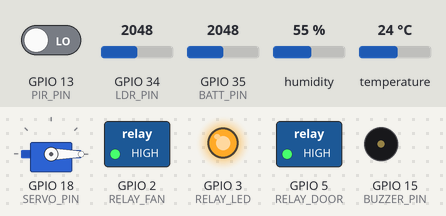
Bench run of a sketch on a simulated ESP32. Shown: servo, switched loads named in the sketch (green lamp = pin HIGH), output pins drawn as LEDs (lit = HIGH), buzzer (waves = sounding, pin HIGH). Inputs (shaded band) come from the test bench; at power-on: temperature 24 °C, GPIO 34 (LDR_PIN) = 2048, GPIO 13 (PIR_PIN) LOW, GPIO 35 (BATT_PIN) = 2048, humidity 55 %. WiFi joins after 1.5 s; servers stay silent unless stated; uploads are accepted with an empty reply; random numbers use the default seed unless the sketch sets one; no MQTT or app messages arrive unless stated; what the sketch prints to the serial monitor is not drawn.

Above: at 4.8 s.
4.9 s: temperature set to 27.6 °C
11.2 s: temperature set to 28.5 °C
At 15.8 s:
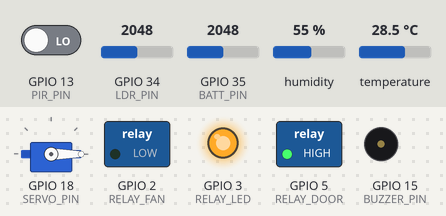
16.5 s: GPIO 34 (LDR_PIN) set to 758
21.2 s: GPIO 34 (LDR_PIN) set to 668
At 26.2 s:
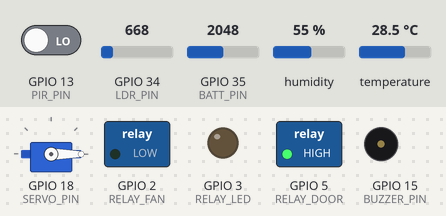
Timing chart, 0 to 27.7 s (numbered marks = the images above; inputs shaded):
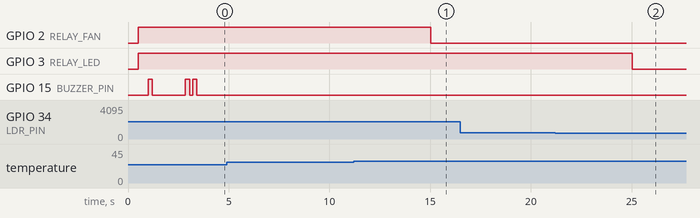

Measured:
- the behaviour switches between 28 and 28.1 °C on temperature (found by bisection; images 0 and 1)
- the behaviour switches between 700 and 699 on GPIO 34 (LDR_PIN) (found by bisection; images 1 and 2)
- after the input at 4.9 s, every drawn part: stays the same
- after the input at 11.2 s, GPIO 2 (RELAY_FAN): HIGH → LOW after 3.8 s
- after the input at 16.5 s, every drawn part: stays the same
- after the input at 21.2 s, GPIO 3 (RELAY_LED): HIGH → LOW after 3.8 s

The sketch:

sketch_solarguard_v3.ino
```cpp
#include <WiFi.h>
#include <HTTPClient.h>
#include <WiFiClientSecure.h>
#include <PubSubClient.h>
#include <ArduinoJson.h>
#include <DHT.h>
#include <ESP32Servo.h>


const char* WIFI_SSID     = "Shoaib";
const char* WIFI_PASSWORD = "*************";


const char* FIREBASE_HOST = "solar-guard-5d63b-default-rtdb.asia-southeast1.firebasedatabase.app";
const char* FIREBASE_AUTH = "AIzaSyDfv4EtEjGYlhd3X7wu-C0PXbAS2dk1ygk";


const char* MQTT_SERVER   = "broker.hivemq.com";
const int   MQTT_PORT     = 1883;
const char* MQTT_TOPIC_SENSORS  = "solarguard/sensors";
const char* MQTT_TOPIC_CONTROL  = "solarguard/control";
const char* MQTT_CLIENT_ID      = "solarguard-esp32-001";


#define RELAY_FAN    2    // GPIO 2  → Relay IN1 → Fan
#define RELAY_LED    3    // GPIO 3  → Relay IN2 → LED light
#define RELAY_DOOR   5    // GPIO 5  → Door lock relay
#define PIR_PIN      13   // GPIO 13 → PIR HC-SR501 OUT
#define LDR_PIN      34   // GPIO 34 → LDR voltage divider (analog only)
#define DHT_PIN      4    // GPIO 4  → DHT22 DATA
#define BUZZER_PIN   15   // GPIO 15 → Active buzzer +
#define SERVO_PIN    18   // GPIO 18 → Servo SG90 signal
#define BATT_PIN     35   // GPIO 35 → Battery voltage divider

#define DHT_TYPE     DHT22


#define RELAY_ON     LOW
#define RELAY_OFF    HIGH


#define SERVO_LOCKED   0
#define SERVO_OPEN     90


#define CO2_OCCUPIED_THRESHOLD   600
#define LDR_LED_THRESHOLD        700
#define TEMP_HIGH_THRESHOLD      28
#define BATT_LOW_WARNING         20


#define SENSOR_INTERVAL       5000
#define CONTROL_POLL_INTERVAL 8000
#define MQTT_RECONNECT_DELAY  2000


DHT         dht(DHT_PIN, DHT_TYPE);
Servo       gateServo;
WiFiClient  mqttWifiClient;
PubSubClient mqtt(mqttWifiClient);
WiFiClientSecure httpsClient;


String  mode            = "auto";
bool    fanOn           = false;
bool    ledOn           = false;
bool    doorLocked      = true;
bool    unknownAlert    = false;
int     ldrValue        = 0;
int     pirState        = 0;
float   temperature     = 0.0;
float   humidity        = 0.0;
int     battPercent     = 100;
int     occupied        = 0;
float   confidence      = 0.0;

unsigned long lastSensorTime  = 0;
unsigned long lastControlTime = 0;
unsigned long loopCount       = 0;


void firebasePUT(String path, String jsonBody) {
  if (WiFi.status() != WL_CONNECTED) return;

  String url = "https://" + String(FIREBASE_HOST) + "/" + path + ".json?auth=" + String(FIREBASE_AUTH);

  httpsClient.setInsecure();
  HTTPClient http;
  http.begin(httpsClient, url);
  http.addHeader("Content-Type", "application/json");
  int code = http.PUT(jsonBody);

  if (code > 0) {
    Serial.printf("[Firebase PUT] %s → HTTP %d\n", path.c_str(), code);
  } else {
    Serial.printf("[Firebase PUT] Failed: %s\n", http.errorToString(code).c_str());
  }
  http.end();
}


void firebasePOST(String path, String jsonBody) {
  if (WiFi.status() != WL_CONNECTED) return;

  String url = "https://" + String(FIREBASE_HOST) + "/" + path + ".json?auth=" + String(FIREBASE_AUTH);

  httpsClient.setInsecure();
  HTTPClient http;
  http.begin(httpsClient, url);
  http.addHeader("Content-Type", "application/json");
  int code = http.POST(jsonBody);

  if (code > 0) {
    Serial.printf("[Firebase POST] %s → HTTP %d\n", path.c_str(), code);
  } else {
    Serial.printf("[Firebase POST] Failed: %s\n", http.errorToString(code).c_str());
  }
  http.end();
}

String firebaseGET(String path) {
  if (WiFi.status() != WL_CONNECTED) return "";

  String url = "https://" + String(FIREBASE_HOST) + "/" + path + ".json?auth=" + String(FIREBASE_AUTH);

  httpsClient.setInsecure();
  HTTPClient http;
  http.begin(httpsClient, url);
  int code = http.GET();

  String payload = "";
  if (code == 200) {
    payload = http.getString();
  }
  http.end();
  return payload;
}


void runMLPrediction() {
  if (pirState == 1) {
    occupied   = 1;
    confidence = 0.92 + (random(0, 8) / 100.0);
  }
  else if (temperature > TEMP_HIGH_THRESHOLD) {
    occupied   = 1;
    confidence = 0.76 + (random(0, 10) / 100.0);
  }
  else if (ldrValue < LDR_LED_THRESHOLD && loopCount % 3 == 0) {
    occupied   = 1;
    confidence = 0.68 + (random(0, 10) / 100.0);
  }
  else {
    occupied   = 0;
    confidence = 0.88 + (random(0, 10) / 100.0);
  }

  Serial.printf("[ML] Prediction: %s (%.2f confidence)\n",
                occupied ? "OCCUPIED" : "VACANT", confidence);
}

void applyAutoControl() {
  if (mode != "auto") return;

  bool fanShouldBeOn = (occupied == 1) || (temperature > TEMP_HIGH_THRESHOLD);
  if (fanShouldBeOn != fanOn) {
    fanOn = fanShouldBeOn;
    digitalWrite(RELAY_FAN, fanOn ? RELAY_ON : RELAY_OFF);
    Serial.printf("[Auto] Fan → %s\n", fanOn ? "ON" : "OFF");
  }

  bool ledShouldBeOn = (occupied == 1) && (ldrValue < LDR_LED_THRESHOLD);
  if (ledShouldBeOn != ledOn) {
    ledOn = ledShouldBeOn;
    digitalWrite(RELAY_LED, ledOn ? RELAY_ON : RELAY_OFF);
    Serial.printf("[Auto] LED → %s\n", ledOn ? "ON" : "OFF");
  }
}


void buzzerAlert(int beeps) {
  for (int i = 0; i < beeps; i++) {
    digitalWrite(BUZZER_PIN, HIGH);
    delay(200);
    digitalWrite(BUZZER_PIN, LOW);
    delay(150);
  }
}


void setGate(bool open) {
  int angle = open ? SERVO_OPEN : SERVO_LOCKED;
  gateServo.write(angle);
  doorLocked = !open;
  Serial.printf("[Servo] Gate → %s (%d°)\n", open ? "OPEN" : "LOCKED", angle);
  delay(500);
}


void writeFirebaseSensors() {
  unsigned long ts = millis();

  // Build JSON payload
  StaticJsonDocument<512> doc;
  doc["pir"]         = pirState;
  doc["light"]       = ldrValue;
  doc["temperature"] = temperature;
  doc["humidity"]    = humidity;
  doc["battery"]     = battPercent;
  doc["fanOn"]       = fanOn;
  doc["ledOn"]       = ledOn;
  doc["occupied"]    = occupied;
  doc["timestamp"]   = ts;

  String body;
  serializeJson(doc, body);

  firebasePUT("sensorData/latest", body);

  firebasePOST("sensorData/history", body);

  StaticJsonDocument<128> predDoc;
  predDoc["occupied"]   = occupied;
  predDoc["confidence"] = confidence;
  predDoc["timestamp"]  = ts;
  String predBody;
  serializeJson(predDoc, predBody);
  firebasePUT("predictions/latest", predBody);

  String dayKey = getDayKey();
  String energyPath = "energyLog/weekly/" + dayKey;

  firebasePUT(energyPath, String(0.001 + (random(0, 5) / 1000.0)));
}


void readFirebaseControls() {
  // Read mode
  String modeVal = firebaseGET("control/mode");
  if (modeVal.length() > 2) {
    modeVal.replace("\"", "");
    modeVal.trim();
    if (modeVal == "manual" || modeVal == "auto") {
      mode = modeVal;
      Serial.printf("[Control] Mode → %s\n", mode.c_str());
    }
  }

  String doorVal = firebaseGET("control/door");
  if (doorVal.length() > 2) {
    StaticJsonDocument<128> doc;
    if (!deserializeJson(doc, doorVal)) {
      bool locked = doc["locked"] | true;
      if (locked != doorLocked) {
        setGate(!locked);
        digitalWrite(RELAY_DOOR, locked ? RELAY_ON : RELAY_OFF);
      }
    }
  }

  if (mode == "manual") {
    String fanVal = firebaseGET("control/fan");
    if (fanVal.length() > 2) {
      StaticJsonDocument<64> doc;
      if (!deserializeJson(doc, fanVal)) {
        bool cmdOn = doc["on"] | false;
        if (cmdOn != fanOn) {
          fanOn = cmdOn;
          digitalWrite(RELAY_FAN, fanOn ? RELAY_ON : RELAY_OFF);
          Serial.printf("[Control] Fan → %s (manual)\n", fanOn ? "ON" : "OFF");
        }
      }
    }

    String ledVal = firebaseGET("control/led");
    if (ledVal.length() > 2) {
      StaticJsonDocument<64> doc;
      if (!deserializeJson(doc, ledVal)) {
        bool cmdOn = doc["on"] | false;
        if (cmdOn != ledOn) {
          ledOn = cmdOn;
          digitalWrite(RELAY_LED, ledOn ? RELAY_ON : RELAY_OFF);
          Serial.printf("[Control] LED → %s (manual)\n", ledOn ? "ON" : "OFF");
        }
      }
    }
  }

  String alertVal = firebaseGET("faceRecognition/latest");
  if (alertVal.length() > 2) {
    StaticJsonDocument<256> doc;
    if (!deserializeJson(doc, alertVal)) {
      String result = doc["result"] | "known";
      if (result == "unknown") {
        if (!unknownAlert) {
          unknownAlert = true;
          Serial.println("[ALERT] Unknown person → locking door + buzzer!");
          digitalWrite(RELAY_DOOR, RELAY_ON);
          setGate(false);
          buzzerAlert(3);
        }
      } else {
        unknownAlert = false;
      }
    }
  }
}


//  PUBLISH TO MQTT

void publishMQTT() {
  if (!mqtt.connected()) return;

  StaticJsonDocument<256> doc;
  doc["pir"]         = pirState;
  doc["light"]       = ldrValue;
  doc["temperature"] = temperature;
  doc["humidity"]    = humidity;
  doc["battery"]     = battPercent;
  doc["occupied"]    = occupied;
  doc["fanOn"]       = fanOn;
  doc["ledOn"]       = ledOn;

  String payload;
  serializeJson(doc, payload);

  mqtt.publish(MQTT_TOPIC_SENSORS, payload.c_str());
  Serial.printf("[MQTT] Published: %s\n", payload.c_str());
}


//  MQTT RECONNECT

void reconnectMQTT() {
  if (mqtt.connected()) return;
  if (WiFi.status() != WL_CONNECTED) return;

  Serial.print("[MQTT] Connecting...");
  if (mqtt.connect(MQTT_CLIENT_ID)) {
    Serial.println(" connected!");
    mqtt.subscribe(MQTT_TOPIC_CONTROL);
  } else {
    Serial.printf(" failed (state=%d). Retry in 2s.\n", mqtt.state());
  }
}


//  MQTT MESSAGE CALLBACK

void onMQTTMessage(char* topic, byte* payload, unsigned int length) {
  String msg = "";
  for (unsigned int i = 0; i < length; i++) msg += (char)payload[i];

  Serial.printf("[MQTT] Received on %s: %s\n", topic, msg.c_str());

  StaticJsonDocument<128> doc;
  if (!deserializeJson(doc, msg)) {
    if (doc.containsKey("fan"))  { fanOn = doc["fan"]; digitalWrite(RELAY_FAN, fanOn ? RELAY_ON : RELAY_OFF); }
    if (doc.containsKey("led"))  { ledOn = doc["led"]; digitalWrite(RELAY_LED, ledOn ? RELAY_ON : RELAY_OFF); }
    if (doc.containsKey("mode")) { mode  = doc["mode"].as<String>(); }
  }
}


void readSensors() {
  // PIR
  pirState = digitalRead(PIR_PIN);

  // LDR
  ldrValue = analogRead(LDR_PIN);

  // DHT22
  float t = dht.readTemperature();
  float h = dht.readHumidity();
  if (!isnan(t)) temperature = t;
  if (!isnan(h)) humidity    = h;


  int rawBatt = analogRead(BATT_PIN);
  float voltage = (rawBatt / 4095.0) * 3.3 * ((100.0 + 47.0) / 47.0);

  battPercent = (int)constrain(((voltage - 3.0) / (4.2 - 3.0)) * 100.0, 0, 100);

  Serial.printf("[Sensors] PIR=%d  LDR=%d  Temp=%.1f°C  Hum=%.1f%%  Batt=%d%%\n",
                pirState, ldrValue, temperature, humidity, battPercent);

  if (battPercent < BATT_LOW_WARNING) {
    Serial.println("[WARN] Battery low!");
  }
}


String getDayKey() {

  unsigned long dayIndex = (millis() / 86400000UL) % 7;
  const char* days[] = { "Mon", "Tue", "Wed", "Thu", "Fri", "Sat", "Sun" };
  return String(days[dayIndex]);
}


void setup() {
  Serial.begin(115200);
  delay(500);
  Serial.println("\n=== SolarGuard v3.0 Booting ===");


  pinMode(RELAY_FAN,  OUTPUT);
  pinMode(RELAY_LED,  OUTPUT);
  pinMode(RELAY_DOOR, OUTPUT);
  pinMode(PIR_PIN,    INPUT);
  pinMode(LDR_PIN,    INPUT);
  pinMode(DHT_PIN,    INPUT);
  pinMode(BUZZER_PIN, OUTPUT);
  pinMode(BATT_PIN,   INPUT);


  digitalWrite(RELAY_FAN,  RELAY_OFF);
  digitalWrite(RELAY_LED,  RELAY_OFF);
  digitalWrite(RELAY_DOOR, RELAY_OFF);
  digitalWrite(BUZZER_PIN, LOW);


  dht.begin();


  gateServo.attach(SERVO_PIN, 500, 2400);
  gateServo.write(SERVO_LOCKED);
  delay(500);
  Serial.println("[Servo] Gate initialised → LOCKED");


  buzzerAlert(1);


  Serial.printf("[WiFi] Connecting to %s", WIFI_SSID);
  WiFi.begin(WIFI_SSID, WIFI_PASSWORD);
  int attempts = 0;
  while (WiFi.status() != WL_CONNECTED && attempts < 20) {
    delay(500);
    Serial.print(".");
    attempts++;
  }

  if (WiFi.status() == WL_CONNECTED) {
    Serial.printf("\n[WiFi] Connected! IP: %s\n", WiFi.localIP().toString().c_str());
    buzzerAlert(2);
  } else {
    Serial.println("\n[WiFi] Failed to connect — running in offline mode");
  }


  mqtt.setServer(MQTT_SERVER, MQTT_PORT);
  mqtt.setCallback(onMQTTMessage);
  reconnectMQTT();


  readSensors();

  Serial.println("=== SolarGuard Ready ===\n");
}


void loop() {
  unsigned long now = millis();
  loopCount++;


  if (!mqtt.connected()) reconnectMQTT();
  mqtt.loop();


  if (now - lastSensorTime >= SENSOR_INTERVAL) {
    lastSensorTime = now;

    readSensors();
    runMLPrediction();
    applyAutoControl();
    publishMQTT();
    writeFirebaseSensors();
  }


  if (now - lastControlTime >= CONTROL_POLL_INTERVAL) {
    lastControlTime = now;
    readFirebaseControls();
  }


  delay(10);
}
```
